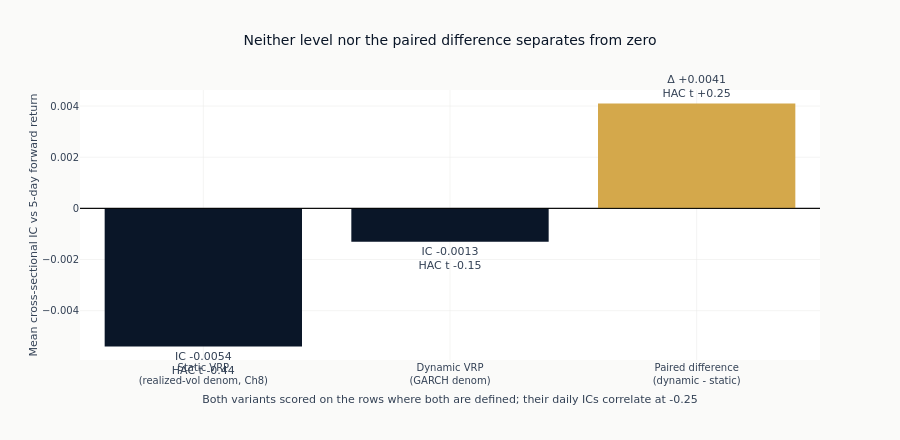

Source (notebook cell):
### Markdown cell above
The question this notebook was written to ask: does the GARCH conditional-vol
denominator change what the variance risk premium tells you, against the
backward-looking realized-vol denominator from Ch8? Both variants are scored on
the same rows, so the only thing that differs between the two bars is the
denominator.

The first two bars carry their own HAC t-statistics, and neither of those answers
the question. Each tests one mean IC against zero; the question is whether the two
differ from *each other*. Scored on the same rows, the two variants produce an IC
on the same dates, and those two daily series are dependent - so the difference
has a variance of its own that neither level's standard error contains. Dependent
series can separate from each other while neither separates from zero, and can
fail to separate from each other while both do; which way it goes is set by the
sign of the dependence, printed on the axis below. So the difference gets its own
test, on the paired daily series - one observation per date,
`ic_dynamic - ic_static` - and that is the third bar. Signed IC is plotted rather
than |IC| so the quantity on the axis is the quantity the test is about.

### Code cell
if temporal_ic_results and (static_ic_mean or dynamic_ic_mean):
    # The two levels are the same kind of quantity; the difference is derived from
    # them and is the one the section's claim rests on, so it gets the accent.
    level_color, diff_color = ml4t_palette(2, categorical=True)
    fig = go.Figure()
    fig.add_bar(
        x=[
            "Static VRP<br>(realized-vol denom, Ch8)",
            "Dynamic VRP<br>(GARCH denom)",
            "Paired difference<br>(dynamic - static)",
        ],
        y=[static_ic_mean, dynamic_ic_mean, diff_mean],
        marker_color=[level_color, level_color, diff_color],
        text=[
            f"IC {static_ic_mean:+.4f}<br>HAC t {static_tstat:+.2f}",
            f"IC {dynamic_ic_mean:+.4f}<br>HAC t {dynamic_tstat:+.2f}",
            f"Δ {diff_mean:+.4f}<br>HAC t {diff_tstat:+.2f}",
        ],
        textposition="outside",
        cliponaxis=False,
    )
    fig.add_hline(y=0.0, line_width=1, line_color="black")
    fig.update_layout(
        title="Neither level nor the paired difference separates from zero",
        yaxis_title=f"Mean cross-sectional IC vs {LABEL_HORIZON}-day forward return",
        xaxis_title=(
            "Both variants scored on the rows where both are defined; "
            f"their daily ICs correlate at {paired_corr:.2f}"
        ),
        margin=dict(t=90),
        height=440,
    )
    fig.show()

### Figure 1 — Plotly figure (JSON) as saved in the notebook; plotly's stock layout.template omitted (floating-point values rounded to 4 significant figures)
{"data": [{"cliponaxis": false, "marker": {"color": ["#0a1628", "#0a1628", "#D4A84B"]}, "text": ["IC -0.0054<br>HAC t -0.44", "IC -0.0013<br>HAC t -0.15", "Δ +0.0041<br>HAC t +0.25"], "textposition": "outside", "type": "bar", "x": ["Static VRP<br>(realized-vol denom, Ch8)", "Dynamic VRP<br>(GARCH denom)", "Paired difference<br>(dynamic - static)"], "y": [-0.0054, -0.0013, 0.0041]}], "layout": {"height": 440, "margin": {"t": 90}, "shapes": [{"line": {"color": "black", "width": 1}, "type": "line", "x0": 0, "x1": 1, "xref": "x domain", "y0": 0.0, "y1": 0.0, "yref": "y"}], "title": {"text": "Neither level nor the paired difference separates from zero"}, "xaxis": {"title": {"text": "Both variants scored on the rows where both are defined; their daily ICs correlate at -0.25"}}, "yaxis": {"title": {"text": "Mean cross-sectional IC vs 5-day forward return"}}}}
